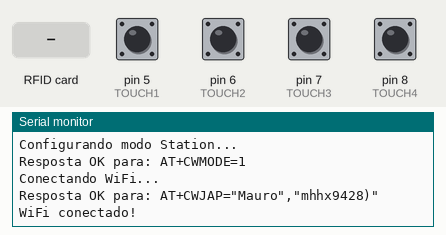
This sketch was run on a simulated Arduino Uno, built with avr-gcc and run on an emulated ATmega328P. Parts: the last lines printed to the serial monitor. The inputs (shaded band) are chosen by the test bench; at power-on: pin 5 (TOUCH1), pin 6 (TOUCH2), pin 7 (TOUCH3), pin 8 (TOUCH4) LOW. The modem accepts every AT command (registered, SIM ready, sends succeed) and sends nothing else.

Above: at 2.3 s.
2.4 s: pin 5 (TOUCH1) pulled HIGH for 0.15 s
At 3.8 s:
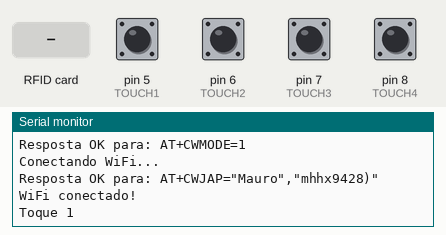
4.1 s: RFID card E9 1B 71 8B held to the reader
At 5.3 s:
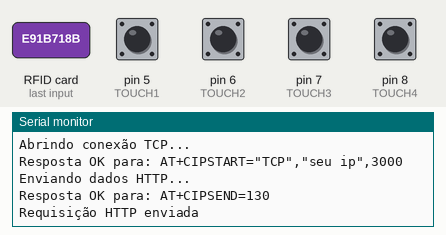
5.6 s: RFID card 5E 7A 19 C4 held to the reader
At 6.9 s:
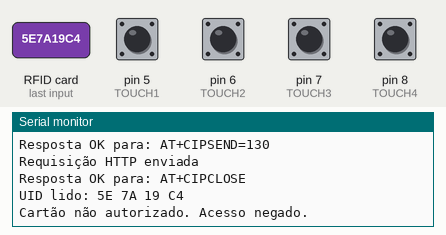
7.9 s: pin 6 (TOUCH2) pulled HIGH for 0.15 s
At 9.2 s:
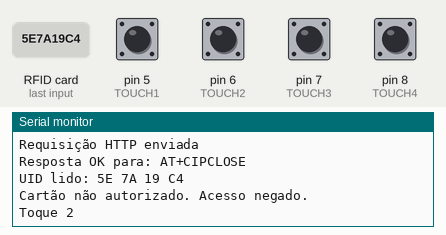
9.5 s: pin 7 (TOUCH3) pulled HIGH for 0.15 s
At 10.6 s:
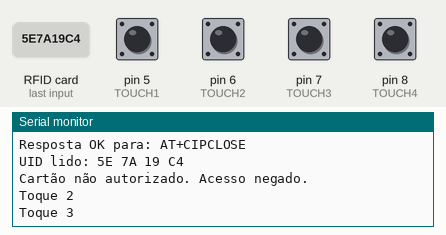
11.1 s: pin 8 (TOUCH4) pulled HIGH for 0.15 s
At 11.51 s:
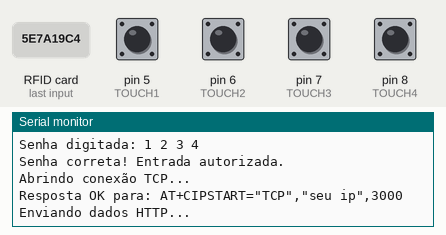
Timing chart, 0 to 13.8 s (numbered marks = the images above; inputs shaded):
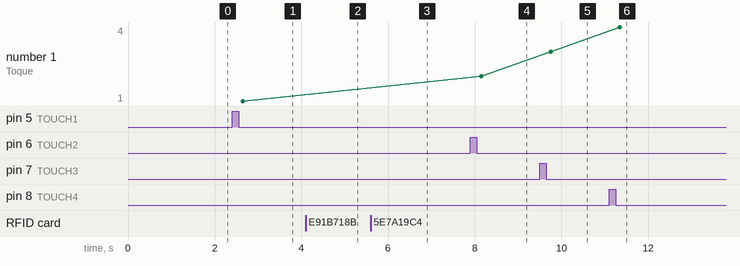

The sketch:

sketch_jun4a.ino
```cpp
#include <SPI.h>
#include <MFRC522.h>
#include <SoftwareSerial.h>

// Pinos RFID
#define SS_PIN 10
#define RST_PIN 9

// Pinos Touch
#define TOUCH1 5
#define TOUCH2 6
#define TOUCH3 7
#define TOUCH4 8

MFRC522 mfrc522(SS_PIN, RST_PIN);

// Comunicação com ESP-01
SoftwareSerial espSerial(2, 3); // RX, TX do Arduino (conectado TX, RX do ESP-01)

// Dados WiFi - altere para sua rede
const char* ssid = "Mauro";
const char* password = "mhhx9428)";

// UID autorizado (TAG)
String uidAutorizado = "E9 1B 71 8B";

// Senha correta
const int senhaCorreta[4] = {1, 2, 3, 4};
int entradaUsuario[4];
int posicao = 0;

// Função para enviar comando AT e aguardar resposta
bool enviarComando(const char* cmd, const char* esperado, unsigned long timeout) {
  espSerial.println(cmd);
  unsigned long inicio = millis();
  String resposta = "";
  while (millis() - inicio < timeout) {
    while (espSerial.available()) {
      char c = espSerial.read();
      resposta += c;
    }
    if (resposta.indexOf(esperado) != -1) {
      Serial.println("Resposta OK para: " + String(cmd));
      return true;
    }
    if (resposta.indexOf("ERROR") != -1) {
      Serial.println("Resposta ERROR para: " + String(cmd));
      return false;
    }
  }
  Serial.println("Timeout para comando: " + String(cmd));
  return false;
}

void limparBuffer() {
  while (espSerial.available()) espSerial.read();
}

void conectarWiFi() {
  Serial.println("Configurando modo Station...");
  enviarComando("AT+CWMODE=1", "OK", 2000);

  limparBuffer();

  String cmd = "AT+CWJAP=\"" + String(ssid) + "\",\"" + String(password) + "\"";
  Serial.println("Conectando WiFi...");
  if (enviarComando(cmd.c_str(), "WIFI CONNECTED", 10000)) {
    Serial.println("WiFi conectado!");
  } else {
    Serial.println("Falha na conexão WiFi");
  }
}

// Função para enviar dados ao servidor via HTTP POST
void enviarDadosHTTP(String dados) {
  String ip = "seu ip";  // IP do servidor - ajuste para o seu
  int porta = 3000;               // Porta do servidor - ajuste se necessário

  String cmd = "AT+CIPSTART=\"TCP\",\"" + ip + "\"," + String(porta);
  Serial.println("Abrindo conexão TCP...");
  if (!enviarComando(cmd.c_str(), "OK", 5000)) {
    Serial.println("Falha na conexão TCP");
    return;
  }

  // Montar requisição HTTP POST
  String httpRequest = "POST /log HTTP/1.1\r\n";
  httpRequest += "Host: " + ip + "\r\n";
  httpRequest += "Content-Type: application/x-www-form-urlencoded\r\n";
  httpRequest += "Content-Length: " + String(dados.length()) + "\r\n\r\n";
  httpRequest += dados;

  cmd = "AT+CIPSEND=" + String(httpRequest.length());
  Serial.println("Enviando dados HTTP...");
  if (enviarComando(cmd.c_str(), ">", 2000)) {
    espSerial.print(httpRequest);
    Serial.println("Requisição HTTP enviada");
  } else {
    Serial.println("Falha ao enviar comando CIPSEND");
    enviarComando("AT+CIPCLOSE", "OK", 3000); // fecha conexão no erro
    return;
  }

  delay(2000); // aguardar envio

  enviarComando("AT+CIPCLOSE", "OK", 3000);
}

void setup() {
  Serial.begin(9600);
  espSerial.begin(9600);

  SPI.begin();
  mfrc522.PCD_Init();

  pinMode(TOUCH1, INPUT);
  pinMode(TOUCH2, INPUT);
  pinMode(TOUCH3, INPUT);
  pinMode(TOUCH4, INPUT);

  Serial.println("Sistema iniciado: RFID + Senha Touch + WiFi");

  delay(1000);
  limparBuffer();

  if (!enviarComando("AT", "OK", 2000)) {
    Serial.println("Erro na comunicação com ESP-01");
    while (1); // trava aqui
  }

  conectarWiFi();
}

void loop() {
  verificarToque();
  verificarCartao();
  delay(50);
}

void verificarToque() {
  if (digitalRead(TOUCH1) == HIGH) registrarToque(1, TOUCH1);
  if (digitalRead(TOUCH2) == HIGH) registrarToque(2, TOUCH2);
  if (digitalRead(TOUCH3) == HIGH) registrarToque(3, TOUCH3);
  if (digitalRead(TOUCH4) == HIGH) registrarToque(4, TOUCH4);
}

void registrarToque(int valor, int pino) {
  while (digitalRead(pino) == HIGH); // espera soltar o botão
  delay(100); // debounce

  entradaUsuario[posicao] = valor;
  Serial.print("Toque ");
  Serial.println(valor);
  posicao++;

  if (posicao == 4) {
    verificarSenha();
    posicao = 0; // reinicia entrada
  }
}

void verificarSenha() {
  Serial.print("Senha digitada: ");
  for (int i = 0; i < 4; i++) {
    Serial.print(entradaUsuario[i]);
    Serial.print(" ");
  }
  Serial.println();

  bool correta = true;
  for (int i = 0; i < 4; i++) {
    if (entradaUsuario[i] != senhaCorreta[i]) {
      correta = false;
      break;
    }
  }

  if (correta) {
    Serial.println("Senha correta! Entrada autorizada.");

    // Envia dados ao servidor (exemplo: tipo=senha&valor=1234)
    String dados = "tipo=senha&valor=";
    for (int i = 0; i < 4; i++) {
      dados += String(entradaUsuario[i]);
    }
    enviarDadosHTTP(dados);
  } else {
    Serial.println("Senha incorreta. Acesso negado.");
  }
}

void verificarCartao() {
  if (!mfrc522.PICC_IsNewCardPresent() || !mfrc522.PICC_ReadCardSerial()) return;

  String uidLido = "";
  for (byte i = 0; i < mfrc522.uid.size; i++) {
    if (mfrc522.uid.uidByte[i] < 0x10) uidLido += "0";
    uidLido += String(mfrc522.uid.uidByte[i], HEX);
    if (i < mfrc522.uid.size - 1) uidLido += " ";
  }
  uidLido.toUpperCase();

  Serial.print("UID lido: ");
  Serial.println(uidLido);

  if (uidLido == uidAutorizado) {
    Serial.println("TAG autorizada! Entrada liberada.");

    // Envia dados ao servidor (exemplo: tipo=rfid&uid=E9 1B 71 8B)
    String dados = "tipo=rfid&uid=" + uidLido;
    enviarDadosHTTP(dados);
  } else {
    Serial.println("Cartão não autorizado. Acesso negado.");
  }

  mfrc522.PICC_HaltA();
  mfrc522.PCD_StopCrypto1();
}
```

Measured:
- after the input at 2.4 s, the serial monitor: prints a new line after 0.25 s (image 1)
- after the input at 4.1 s, the serial monitor: prints a new line after 0.06 s (image 2)
- after the input at 5.6 s, the serial monitor: prints a new line after 0.89 s (image 3)
- after the input at 7.9 s, the serial monitor: prints a new line after 0.25 s (image 4)
- after the input at 9.5 s, the serial monitor: prints a new line after 0.25 s (image 5)
- after the input at 11.1 s, the serial monitor: prints a new line after 0.25 s (image 6)
- plotted number 1: 1 → 2 after the input at 7.9 s, 2 → 3 after the input at 9.5 s, 3 → 4 after the input at 11.1 s
